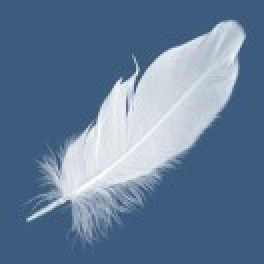
#> input picture feather.jpg, 132 x 132 px (shown 2 times larger)
$ python imageutil.py feather.jpg   (Python 2 division)   (older library calls are emulated)
#> lines starting #> are read from the running program, lines starting #| are printed output that depends on the picture
# -*- coding: utf-8 -*-
"""
Created on Mon Mar 10 13:58:00 2014

@author: apple
"""

try:
    import PIL
    from PIL import Image
except ImportError:
    import Image

import os
import sys
import web
class ImageUtil:

    # [70 lines left out: functions changeName, squareCrop, resizeAndCrop, not called in this run]
        #img.save(modified_path)

    @classmethod
    def resize(self, filename, basewidth, affix, isSquare=False):
#> called with filename = 'feather.jpg', basewidth = 60, affix = 'tb', isSquare = False
            img = Image.open(filename)
#> img is the input picture: PIL image 132x132 RGB; mean R, G, B 99.9, 124, 151.1
            wpercent = (basewidth/float(img.size[0]))
#> wpercent = 0.455
            hsize = int((float(img.size[1])*float(wpercent)))
#> hsize = 60
            web.debug('image size:%i, org:%i, %s' % (hsize, img.size[1], filename))
#> (this line was passed over: web is not available in this run)
            img = img.resize((basewidth,hsize), Image.ANTIALIAS)
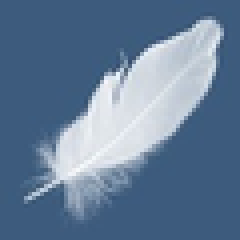
#> img: PIL image 60x60 RGB (shown 4 times larger); mean R, G, B 99.9, 124, 151.1
            filePaths = filename.replace('\\','/').split('/')
            filePath = filePaths[-1]
            fileParts = filePath.split('.')

            middle = fileParts[-2]
            postFix = fileParts[-1]
            fullPath = '%s/%s%s.%s' % ('/'.join(filePaths[:-1]),middle,affix,postFix)
            web.debug('fileParts %s, fileName %s, fullPath:%s' % (fileParts,filename, fullPath))
#> (this line was passed over: web is not available in this run)
            img.save(fullPath)
            return fullPath


if __name__ == "__main__":
    paths = sys.argv[1:]
    for fileName in paths:
    #current_file = os.path.join(path, file)
        print 'processed %s', ImageUtil.resize(fileName, 60, 'tb')
#print ImageUtil.resize('/Users/apple/image_py.jpg', 60, 'cool')
